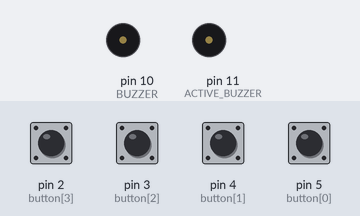
This sketch was run on a simulated Arduino Uno, built with avr-gcc and run on an emulated ATmega328P. Parts: buzzer (waves = sounding, pin HIGH). The inputs (shaded band) are chosen by the test bench; at power-on: pin 2 (button[3]), pin 3 (button[2]), pin 4 (button[1]), pin 5 (button[0]) LOW. What the sketch prints to the serial monitor is not drawn.

Above: at 2.2 s.
2.3 s: pin 2 (button[3]) pulled HIGH for 0.15 s
At 2.8 s:
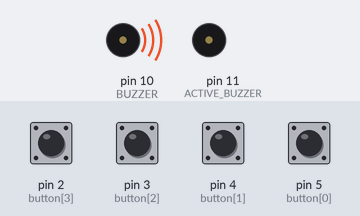
5.0 s: pin 3 (button[2]) pulled HIGH for 0.15 s
At 5.8 s:
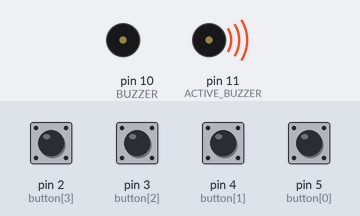
Timing chart, 0 to 8.0 s (numbered marks = the images above; inputs shaded):
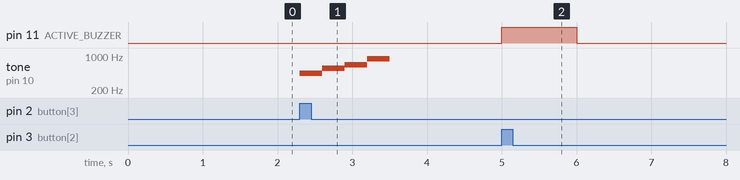

The sketch:

daily_2021_11_04.ino
```cpp
#include "PinChangeInterrupt.h"

const int BUZZER = 10;
const int ACTIVE_BUZZER = 11;
const int button[4] = { 5, 4, 3, 2 };

int step = 1;
int currentQuestion = 1;
int buzzerMode = 0; // 0: 대기중, 1: 정답, 2: 오답

// 문제
const char *questions[2] = {
  "문제 1) 다음 중 컴퓨터의 기능이 아닌 것은?\n",
  "문제 2) 기록되어 있는 자료를 읽기만 가능한 기억 장치는?\n"
};

// 보기
const char *options[2] = {
  "1. 출력기능\t2. 입력기능\n3. 연산기능\t4. 판단기능\n",
  "1. 롬(ROM\t2. 램(RAM)\n3. 하드디스크\t4. 모니터\n"
};

// 답
const int answers[2] = { 4, 1 };

void buttonPressed1() {
  checkingAnswer(1);
}

void buttonPressed2() {
  checkingAnswer(2);
}

void buttonPressed3() {
  checkingAnswer(3);
}

void buttonPressed4() {
  checkingAnswer(4);
}

// 함수 포인터 배열
// 배열에 들어가는 함수는 배열을 선언하기 전에 함수를 선언해야 한다.
void (*fp[4])() = { buttonPressed1, buttonPressed2, buttonPressed3, buttonPressed4 };

void setup() {
  Serial.begin(115200);

  delay(1000);

  for (int n = 0; n < 4; n++) {
    pinMode(button[n], INPUT);
  }

  pinMode(ACTIVE_BUZZER, OUTPUT);

  // 인터럽트 추가
  //attachPCINT(digitalPinToPCINT(button[0]), buttonPressed1, RISING); // 5번핀
  //attachPCINT(digitalPinToPCINT(button[1]), buttonPressed2, RISING); // 4번핀
  //attachInterrupt(digitalPinToInterrupt(button[2]), buttonPressed3, RISING); // 3번핀
  //attachInterrupt(digitalPinToInterrupt(button[3]), buttonPressed4, RISING); // 2번핀

  for (int i = 0; i < 4; i++) {
    if (button[i] == 2 || button[i] == 3) {
      attachInterrupt(digitalPinToInterrupt(button[i]), fp[i], RISING);
    }
    else {
      attachPCINT(digitalPinToPCINT(button[i]), fp[i], RISING);
    }
  }
}

void checkingAnswer(int num) {
  int answer = answers[currentQuestion - 1];
  // 정답일 경우
  if (num == answer) {
      buzzerMode = 1;
  }
  // 정답이 아닐 경우
  else {
    buzzerMode = 2;
  }
}

void loop() {
  if (step == 1) {
    int totalQuestionCount = sizeof(answers) / sizeof(answers[0]);
    if (currentQuestion <= totalQuestionCount) {
      Serial.print(questions[currentQuestion - 1]);
      Serial.print(options[currentQuestion - 1]);
      step++;
    }
    else {
      // IDLE
      step = 0;
    }
  }
  else if (step == 2) {
    // IDLE
    // 스위치의 인터럽트 발생을 기다리고 있는 중

    if (buzzerMode == 1) {
      // 440, 554, 659, 880 (딩동댕동!!)
      tone(BUZZER, 440); delay(300); noTone(BUZZER);
      tone(BUZZER, 554); delay(300); noTone(BUZZER);
      tone(BUZZER, 659); delay(300); noTone(BUZZER);
      tone(BUZZER, 880); delay(300); noTone(BUZZER);
      buzzerMode = 0;
      step++;
    }
    else if (buzzerMode == 2) {
      // 능동 부저 (땡!)
      digitalWrite(ACTIVE_BUZZER, HIGH);
      delay(1000);
      digitalWrite(ACTIVE_BUZZER, LOW);
      buzzerMode = 0;
    }
  }
  else if (step == 3) {
    step = 1;
    currentQuestion++;
  }
}
```

Measured:
- after the input at 2.3 s, tone on pin 10 (BUZZER): plays 440 Hz for 0.30 s, 554 Hz for 0.30 s, 659 Hz for 0.30 s, 880 Hz for 0.30 s, starting at once
- after the input at 5.0 s, pin 11 (ACTIVE_BUZZER): LOW → HIGH at once, → LOW 1.0 s later
